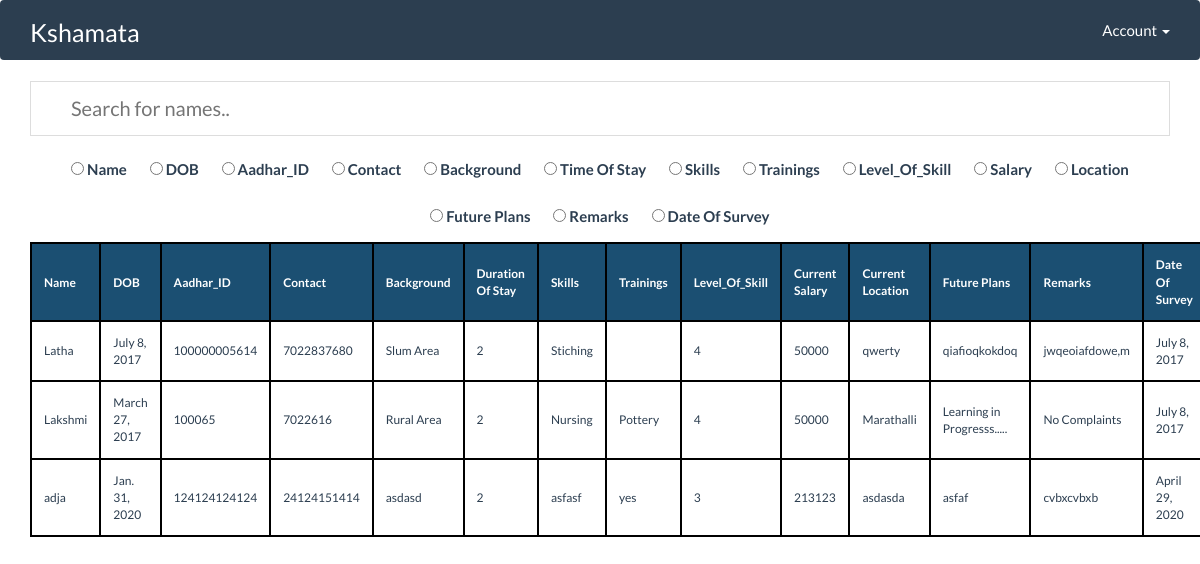
The app's page /search/ with its own data.
### kshamata_users/models.py (models this page shows, shortened)
class Women(models.Model):
    name = models.CharField(max_length=20, null=False, blank=False,)
    dob = models.DateField(null=False, blank=False, default=timezone.now())
    aadhar_id = models.CharField(max_length=20, primary_key=True, null=False, blank=False)
    contact = models.IntegerField(null=False, blank=False)
    background = models.CharField(max_length=20, null=True, blank=True)
    time_of_stay = models.IntegerField(null=True, blank=True)
    skills = models.CharField(max_length=20, blank=True, null=True)
    trainings = models.CharField(max_length=20, blank=True, null=True)
    level_of_skill = models.IntegerField(blank=True, null=True)
    cur_salary = models.IntegerField(blank=True, null=True)
    cur_location = models.CharField(max_length=30)
    future_plans = models.TextField(max_length=30, null=True, blank=True)
    remarks = models.TextField(max_length=30, null=True, blank=True)
    date_of_survey = models.DateField(blank=True, null=True)

### login/views.py (the view)
# urls.py: url(r'^search/$',views.search, name='search'),
def search(request):
    return render(request, "search.html" , {'wom' : y})

### templates/search.html (shortened to what this page needs)
{% extends 'base.html' %}
{% block content %}
<div class="container">
<input type="text" id="myInput" onkeyup="myFunction()" placeholder="Search for names..">
<div id="hola" style="text-align: center">
    <label class="radio-inline-center " style="font-size: 15px;">
      <input type="radio" name="optradio" value="0"> Name
    </label>
    <label class="radio-inline-center" style="font-size: 15px">
      <input type="radio" name="optradio" value="1"> DOB
    </label>
    <label class="radio-inline-center" style="font-size: 15px">
      <input type="radio" name="optradio" value="2">&nbsp;Aadhar_ID
    </label>
    <label class="radio-inline-center" style="font-size: 15px">
      <input type="radio" name="optradio" value="2">&nbsp;Contact
    </label>
    <label class="radio-inline-center" style="font-size: 15px">
      <input type="radio" name="optradio" value="2">&nbsp;Background
    </label>
    <label class="radio-inline-center" style="font-size: 15px">
      <input type="radio" name="optradio" value="2">&nbsp;Time Of Stay
    </label>
    <label class="radio-inline-center" style="font-size: 15px">
      <input type="radio" name="optradio" value="2">&nbsp;Skills
    </label>
    <label class="radio-inline-center" style="font-size: 15px">
      <input type="radio" name="optradio" value="2">&nbsp;Trainings
    </label>
    <label class="radio-inline-center" style="font-size: 15px">
      <input type="radio" name="optradio" value="2">&nbsp;Level_Of_Skill
    </label>
    <label class="radio-inline-center" style="font-size: 15px">
      <input type="radio" name="optradio" value="2">&nbsp;Salary
    </label>
    <label class="radio-inline-center" style="font-size: 15px">
      <input type="radio" name="optradio" value="2">&nbsp;Location
    </label>
    <label class="radio-inline-center" style="font-size: 15px">
      <input type="radio" name="optradio" value="2">&nbsp;Future Plans
    </label>
    <label class="radio-inline-center" style="font-size: 15px">
      <input type="radio" name="optradio" value="2">&nbsp;Remarks
    </label>
    <label class="radio-inline-center" style="font-size: 15px">
      <input type="radio" name="optradio" value="2">&nbsp;Date Of Survey
    </label>
</div>
<table id="myTable">
  <tr class="header">
    <th style="width:10%;">Name</th>
    <th style="width:10%;">DOB</th>
      <th style="width:10%;">Aadhar_ID</th>
      <th style="width:10%;">Contact</th>
      <th style="width:10%;">Background</th>
      <th style="width:10%;">Duration Of Stay</th>
      <th style="width:10%;">Skills</th>
      <th style="width:10%;">Trainings</th>
      <th style="width:10%;">Level_Of_Skill</th>
      <th style="width:10%;">Current Salary</th>
      <th style="width:10%;">Current Location</th>
      <th style="width:10%;">Future Plans</th>
      <th style="width:10%;">Remarks</th>
      <th style="width:10%;">Date Of Survey</th>
  </tr>
    {% for x in wom %}
  <tr>
    <td>{{ x.name }}</td>
    <td>{{ x.dob }}</td>
  <td>{{ x.aadhar_id }}</td>
  <td>{{ x.contact }}</td>
  <td>{{ x.background }}</td>
  <td>{{ x.time_of_stay }}</td>
  <td>{{ x.skills }}</td>
  <td>{{ x.trainings }}</td>
      <td>{{ x.level_of_skill }}</td>
  <td>{{ x.cur_salary }}</td>
  <td>{{ x.cur_location }}</td>
  <td>{{ x.future_plans }}</td>
  <td>{{ x.remarks }}</td>
  <td>{{ x.date_of_survey }}</td>
  </tr>
    {% endfor %}
</table>
</div>
{% endblock %}

### templates/search.html (style rules this page uses)
#myInput { background-position: 10px 12px; background-repeat: no-repeat; width: 100%; font-size: 20px; padding: 12px 20px 12px 40px; border: 1px solid #ddd; margin-bottom: 12px; }
#myTable { border-collapse: collapse; width: 85%; border: 1px solid #ddd; font-size: 12px; margin: auto; }
#myTable th, #myTable td { text-align: left; padding: 12px; border: 2px solid #000000 }
#myTable tr { border: 2px solid #ddd; }
#myTable tr.header, #myTable tr:hover { background-color: #f1f1f1; border: 2px solid #000000; }
#myTable tr.header { background-color: #1b4f72; color: white; }
.radio-inline-center { font-size: 22px; padding: 10px; }

### records on screen
Women: name "Latha", dob "July 8, 2017", aadhar_id "100000005614", contact "7022837680", background "Slum Area", time_of_stay "2", skills "Stiching", level_of_skill "4", cur_salary "50000", cur_location "qwerty", future_plans "qiafioqkokdoq", remarks "jwqeoiafdowe,m", date_of_survey "July 8, 2017"
Women: name "Lakshmi", dob "March 27, 2017", aadhar_id "100065", contact "7022616", background "Rural Area", time_of_stay "2", skills "Nursing", trainings "Pottery", level_of_skill "4", cur_salary "50000", cur_location "Marathalli", future_plans "Learning in Progresss.....", remarks "No Complaints", date_of_survey "July 8, 2017"
Women: name "adja", dob "Jan. 31, 2020", aadhar_id "124124124124", contact "24124151414", background "asdasd", time_of_stay "2", skills "asfasf", trainings "yes", level_of_skill "3", cur_salary "213123", cur_location "asdasda", future_plans "asfaf", remarks "cvbxcvbxb", date_of_survey "April 29, 2020"
